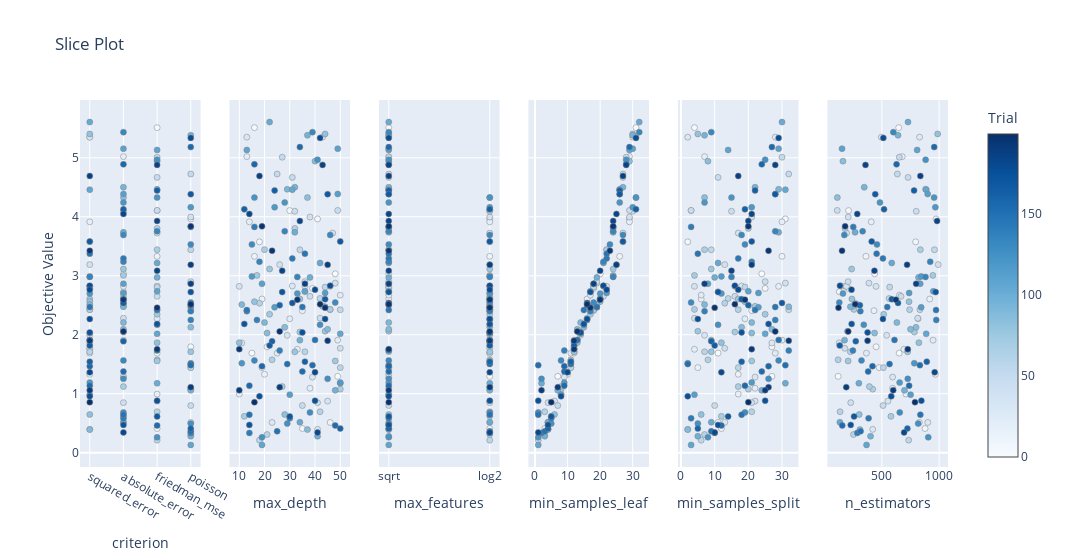

The code cell stored with this chart in its notebook:
### Markdown cell above
These Plots provide insights into **the relationship between specific hyperparameters and the objective function value.** It visualizes how a particular hyperparameter or a combination of hyperparameters affects the optimization process.

### Code cell
optuna.visualization.plot_slice(study, params = ['n_estimators',
                                                 'max_depth',
                                                 'min_samples_split',
                                                 'min_samples_leaf',
                                                 'max_features',
                                                 'criterion',])

### Figure 1 — Plotly figure (JSON) as saved in the notebook; plotly's stock layout.template omitted (floating-point values rounded to 4 significant figures; data arrays with more than 128 entries replaced by an {"elided": "..."} marker saying what was removed)
{"data": [{"marker": {"color": {"elided": "200 int values"}, "colorbar": {"title": {"text": "Trial"}, "x": 1, "xpad": 40}, "colorscale": [[0, "rgb(247,251,255)"], [0.125, "rgb(222,235,247)"], [0.25, "rgb(198,219,239)"], [0.375, "rgb(158,202,225)"], [0.5, "rgb(107,174,214)"], [0.625, "rgb(66,146,198)"], [0.75, "rgb(33,113,181)"], [0.875, "rgb(8,81,156)"], [1, "rgb(8,48,107)"]], "line": {"color": "Grey", "width": 0.5}, "showscale": true}, "mode": "markers", "name": "Feasible Trial", "showlegend": false, "type": "scatter", "x": {"elided": "200 str values"}, "xaxis": "x", "y": {"elided": "200 float values"}, "yaxis": "y"}, {"marker": {"color": {"elided": "200 int values"}, "colorbar": {"title": {"text": "Trial"}, "x": 1, "xpad": 40}, "colorscale": [[0, "rgb(247,251,255)"], [0.125, "rgb(222,235,247)"], [0.25, "rgb(198,219,239)"], [0.375, "rgb(158,202,225)"], [0.5, "rgb(107,174,214)"], [0.625, "rgb(66,146,198)"], [0.75, "rgb(33,113,181)"], [0.875, "rgb(8,81,156)"], [1, "rgb(8,48,107)"]], "line": {"color": "Grey", "width": 0.5}, "showscale": false}, "mode": "markers", "name": "Feasible Trial", "showlegend": false, "type": "scatter", "x": {"elided": "200 int values"}, "xaxis": "x2", "y": {"elided": "200 float values"}, "yaxis": "y2"}, {"marker": {"color": {"elided": "200 int values"}, "colorbar": {"title": {"text": "Trial"}, "x": 1, "xpad": 40}, "colorscale": [[0, "rgb(247,251,255)"], [0.125, "rgb(222,235,247)"], [0.25, "rgb(198,219,239)"], [0.375, "rgb(158,202,225)"], [0.5, "rgb(107,174,214)"], [0.625, "rgb(66,146,198)"], [0.75, "rgb(33,113,181)"], [0.875, "rgb(8,81,156)"], [1, "rgb(8,48,107)"]], "line": {"color": "Grey", "width": 0.5}, "showscale": false}, "mode": "markers", "name": "Feasible Trial", "showlegend": false, "type": "scatter", "x": {"elided": "200 str values"}, "xaxis": "x3", "y": {"elided": "200 float values"}, "yaxis": "y3"}, {"marker": {"color": {"elided": "200 int values"}, "colorbar": {"title": {"text": "Trial"}, "x": 1, "xpad": 40}, "colorscale": [[0, "rgb(247,251,255)"], [0.125, "rgb(222,235,247)"], [0.25, "rgb(198,219,239)"], [0.375, "rgb(158,202,225)"], [0.5, "rgb(107,174,214)"], [0.625, "rgb(66,146,198)"], [0.75, "rgb(33,113,181)"], [0.875, "rgb(8,81,156)"], [1, "rgb(8,48,107)"]], "line": {"color": "Grey", "width": 0.5}, "showscale": false}, "mode": "markers", "name": "Feasible Trial", "showlegend": false, "type": "scatter", "x": {"elided": "200 int values"}, "xaxis": "x4", "y": {"elided": "200 float values"}, "yaxis": "y4"}, {"marker": {"color": {"elided": "200 int values"}, "colorbar": {"title": {"text": "Trial"}, "x": 1, "xpad": 40}, "colorscale": [[0, "rgb(247,251,255)"], [0.125, "rgb(222,235,247)"], [0.25, "rgb(198,219,239)"], [0.375, "rgb(158,202,225)"], [0.5, "rgb(107,174,214)"], [0.625, "rgb(66,146,198)"], [0.75, "rgb(33,113,181)"], [0.875, "rgb(8,81,156)"], [1, "rgb(8,48,107)"]], "line": {"color": "Grey", "width": 0.5}, "showscale": false}, "mode": "markers", "name": "Feasible Trial", "showlegend": false, "type": "scatter", "x": {"elided": "200 int values"}, "xaxis": "x5", "y": {"elided": "200 float values"}, "yaxis": "y5"}, {"marker": {"color": {"elided": "200 int values"}, "colorbar": {"title": {"text": "Trial"}, "x": 1, "xpad": 40}, "colorscale": [[0, "rgb(247,251,255)"], [0.125, "rgb(222,235,247)"], [0.25, "rgb(198,219,239)"], [0.375, "rgb(158,202,225)"], [0.5, "rgb(107,174,214)"], [0.625, "rgb(66,146,198)"], [0.75, "rgb(33,113,181)"], [0.875, "rgb(8,81,156)"], [1, "rgb(8,48,107)"]], "line": {"color": "Grey", "width": 0.5}, "showscale": false}, "mode": "markers", "name": "Feasible Trial", "showlegend": false, "type": "scatter", "x": {"elided": "200 int values"}, "xaxis": "x6", "y": {"elided": "200 float values"}, "yaxis": "y6"}], "layout": {"title": {"text": "Slice Plot"}, "width": 1800, "xaxis": {"anchor": "y", "categoryarray": ["squared_error", "absolute_error", "friedman_mse", "poisson"], "categoryorder": "array", "domain": [0, 0.1389], "title": {"text": "criterion"}, "type": "category"}, "xaxis2": {"anchor": "y2", "domain": [0.1722, 0.3111], "title": {"text": "max_depth"}}, "xaxis3": {"anchor": "y3", "categoryarray": ["sqrt", "log2"], "categoryorder": "array", "domain": [0.3444, 0.4833], "title": {"text": "max_features"}, "type": "category"}, "xaxis4": {"anchor": "y4", "domain": [0.5167, 0.6556], "title": {"text": "min_samples_leaf"}}, "xaxis5": {"anchor": "y5", "domain": [0.6889, 0.8278], "title": {"text": "min_samples_split"}}, "xaxis6": {"anchor": "y6", "domain": [0.8611, 1], "title": {"text": "n_estimators"}}, "yaxis": {"anchor": "x", "domain": [0, 1], "title": {"text": "Objective Value"}}, "yaxis2": {"anchor": "x2", "domain": [0, 1], "matches": "y", "showticklabels": false}, "yaxis3": {"anchor": "x3", "domain": [0, 1], "matches": "y", "showticklabels": false}, "yaxis4": {"anchor": "x4", "domain": [0, 1], "matches": "y", "showticklabels": false}, "yaxis5": {"anchor": "x5", "domain": [0, 1], "matches": "y", "showticklabels": false}, "yaxis6": {"anchor": "x6", "domain": [0, 1], "matches": "y", "showticklabels": false}}}
